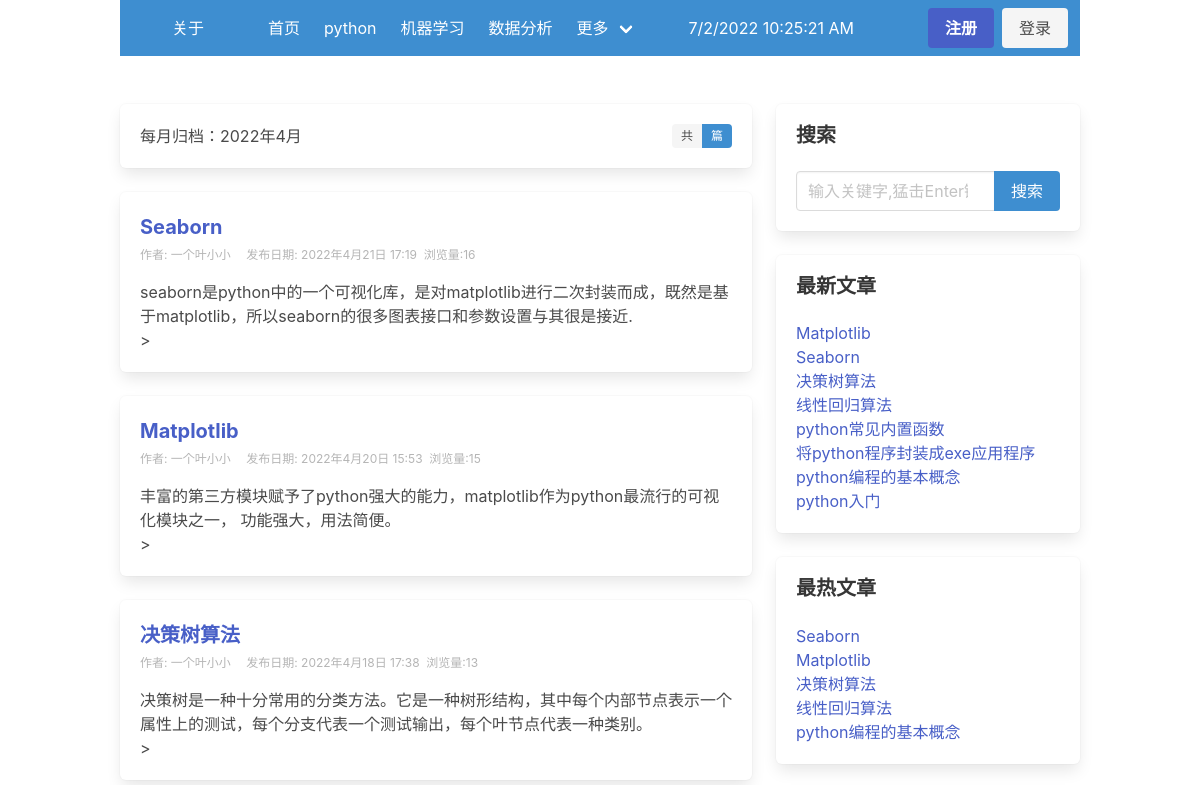
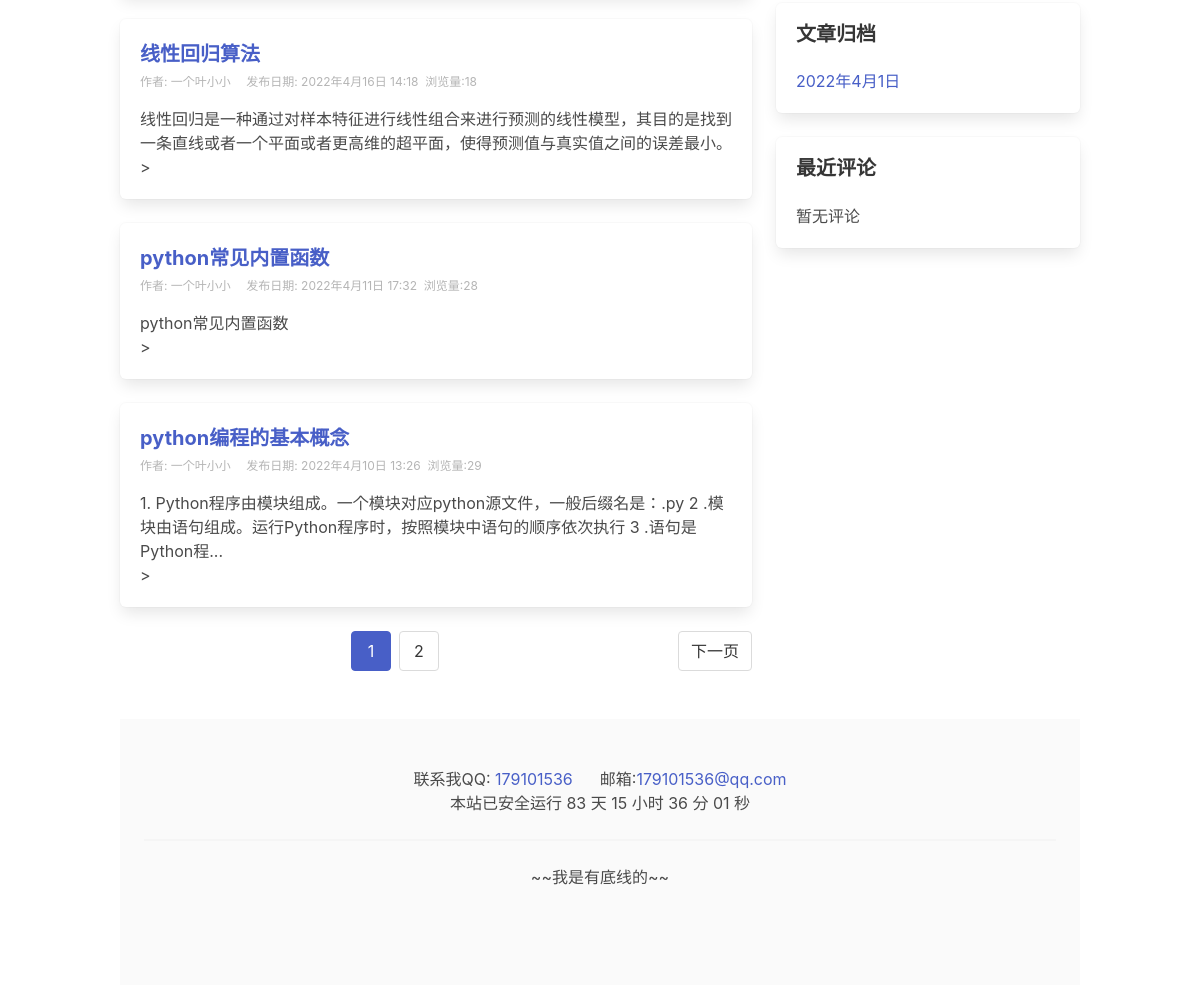
Page /archives/2022/4/ on the committed database (2 pictures, top to bottom).
### blog/models.py (models this page shows, shortened)
class Category(models.Model):
    name = models.CharField(max_length=32, verbose_name="分类名称")
    desc = models.TextField(max_length=200, blank=True, default='', verbose_name="分类描述")
    add_date = models.DateTimeField(auto_now_add=True, verbose_name="添加时间")
    pub_date = models.DateTimeField(auto_now=True, verbose_name="修改时间")
    class Meta:
        verbose_name = "博客分类"
        verbose_name_plural = verbose_name

class Post(models.Model):
    title = models.CharField(max_length=61, verbose_name="文章标题")
    desc = models.TextField(max_length=200, blank=True, default='', verbose_name="文章描述")
    category = models.ForeignKey(Category, on_delete=models.CASCADE, verbose_name="分类")
    content = models.TextField(verbose_name="文章详情")
    tags = models.ForeignKey(Tag, blank=True, null=True, on_delete=models.CASCADE, verbose_name="文章标签")
    is_hot = models.BooleanField(default=False, verbose_name="是否热门")   # 手动热门推荐
    pv = models.IntegerField(default=0,verbose_name="浏览量")  # 浏览量热门推荐
    owner = models.ForeignKey(User, on_delete=models.CASCADE, verbose_name="作者")
    add_date = models.DateTimeField(auto_now_add=True, verbose_name="添加时间")
    pub_date = models.DateTimeField(auto_now=True, verbose_name="修改时间")
    class Meta:
        verbose_name = "文章"
        verbose_name_plural = verbose_name
        ordering = ('-add_date',)

class SideBar(models.Model):
    STATUS = (
        (1, '隐藏'),
        (2, '展示')
    )
    DISPLAY_TYPE = (
        (1, '搜索'),
        (2, '最新文章'),
        (3, '最热文章'),
        (4, '最近评论'),
        (5, '文章归档'),
        (6, 'HTML')
    )
    title = models.CharField(max_length=50, verbose_name="模块名称")   # 模块的名称
    display_type = models.PositiveIntegerField(default=1, choices=DISPLAY_TYPE, verbose_name="展示类型")  # 侧边栏/搜索框/最新文章/热门文章/HTML自定义等
    content = models.CharField(max_length=500, blank=True, default='', verbose_name="内容",
                               help_text="如果设置的不是HTML类型，可为空")   # 这个字段专门给HTML用，其他类型可为空
    sort = models.PositiveIntegerField(default=1,  verbose_name="排序", help_text='序号越大越靠前')
    status = models.PositiveIntegerField(default=2, choices=STATUS, verbose_name="状态")   # 隐藏显示状态
    add_date = models.DateTimeField(auto_now_add=True, verbose_name="创建时间")  # 创建时间
    class Meta:
        verbose_name = "侧边栏"
        verbose_name_plural = verbose_name
        ordering = ['-sort']
    @classmethod   # 类方法装饰器， 变成这个类的方法可以调用
    def get_sidebar(cls):
        return cls.objects.filter(status=2)  # 查询到所有允许展示的模块
    @property   # 成为一个类属性 ，调用的时候不需要加（）， 是只读的用户没办法修改
    def get_content(self):
        if self.display_type == 1:  # 搜索框
            context = {
            }
            return render_to_string('blog/sidebar/search.html', context=context)
        elif self.display_type == 2:  # 最新文章
            context = {
            }
            return render_to_string('blog/sidebar/new_post.html', context=context)
        elif self.display_type == 3:  # 最热文章
            context = {
            }
            return render_to_string('blog/sidebar/hot_post.html', context=context)
        elif self.display_type == 4:  # 最近评论
            context = {
            }
            return render_to_string('blog/sidebar/comment.html', context=context)
        elif self.display_type == 5:   # 文章归档
            context = {
            }
            return render_to_string('blog/sidebar/archives.html', context=context)
        elif self.display_type == 6:   # 自定义侧边栏
            return self.content   # 在侧边栏直接渲染这里的HTML，模板中必须使用safe过滤器去渲染HTML

### blog/views.py (the view)
# urls.py: path('archives/<int:year>/<int:month>/', views.archives, name='archives'),
def archives(request, year, month):
    post_list = Post.objects.filter(add_date__year=year, add_date__month=month)
    paginator = Paginator(post_list, 6)  # 第二个参数6代表每页显示几个
    page_number = request.GET.get('page')
    page_obj = paginator.get_page(page_number)
    context = {'page_obj': page_obj, 'year': year, 'month': month}
    return render(request, 'blog/archives_list.html', context )

### blog/templatetags/category.py (called while the page is built)
@register.simple_tag
def get_category_list():
    return Category.objects.all()

@register.simple_tag
def get_sidebar_list():
    return SideBar.get_sidebar()

@register.simple_tag
def get_new_post():
    return Post.objects.order_by('-pub_date')[:8]

@register.simple_tag
def get_hot_post():
    return Post.objects.filter(is_hot=True)[:8]

@register.simple_tag
def get_hot_pv_post():
    return Post.objects.order_by('-pv')[:8]

@register.simple_tag
def get_archives():
    return Post.objects.dates('add_date', 'month', order='DESC')[:8]

### blog/templates/blog/archives_list.html (shortened to what this page needs)
{% extends 'blog/base.html' %}
{% block archives %}
    <div class="box">
        每月归档：{{ year }}年{{ month }}月
        <div class="tags has-addons is-pulled-right">
          <span class="tag">共</span>
          <span class="tag is-info">{{ post_list.count }} 篇</span>
        </div>
    </div>
{% endblock  %}

### blog/templates/blog/base.html (shortened to what this page needs)
<!DOCTYPE html>
{% load static category %}
<html lang="en">
<head>
  <link rel="stylesheet" href="https://cdn.jsdelivr.net/npm/bulma@0.9.3/css/bulma.min.css">
</head>
<body>
  <nav class="navbar is-info container" role="navigation" aria-label="main navigation">
    <div class="navbar-brand">
      <a class="navbar-item" href="{% url 'blog:author' %}" target="_blank">
        <span style="width: 112px; height: 28px; padding-left: 40px; padding-top: 2px;">
          关于
        </span>
      </a>
    </div>
    <div id="navbarBasicExample" class="navbar-menu">
      <div class="navbar-start">
        {% block navbar-start %}
        <a class="navbar-item" href="/">
          首页
        </a>
        {% get_category_list as category_list %}
        {% for category in category_list %}
        <a class="navbar-item" href="{% url 'blog:category_list' category.id %}">
          {{ category.name }}
        </a>
        {% endfor %}
        <div class="navbar-item has-dropdown is-hoverable">
              <a class="navbar-link">
                更多
              </a>
            </div>
        <div class="navbar-item has-dropdown is-hoverable">
          <span id="time" style="padding-top: 16px; margin-left: 40px;"></span>
        </div>
        {% endblock %}
      </div>
      <div class="navbar-end">
        {% block navbar-end %}
        <div class="navbar-item">
          {% if user.is_authenticated %}
          <div class="buttons">
	          <a class="button is-link" href="{% url 'users:user_profile' %}" target="_blank">
		          <strong> {{ request.user.username }}</strong>
	          </a>
	          <a href="{% url 'users:logout_view' %}" class="button is-link">退出</a>
          </div>
          {% else %}
          <div class="buttons">
            <a class="button is-link" href="{% url 'users:register' %}" target="_blank">
              <strong>注册</strong>
            </a>
            <a class="button is-light" href="{% url 'users:login' %}" target="_blank">
              登录
            </a>
          </div>
          {% endif %}
        </div>
        {% endblock %}
      </div>
    </div>
  </nav>
  <section class="section">
    <div class="container">
      <div class="columns">
        <div class="column is-8">
          {% block section %}
          {% block archives %}{% endblock %}
          {% if page_obj %}
          {% for post in page_obj %}
          <div class="box">
            <h1 class="is-size-5 has-text-weight-bold">
              <a href="{% url 'blog:post_detail' post.id %}">{{ post.title }}</a>
            </h1>
            <div class="is-size-7 has-text-grey-light pt-1 pb-1">
              <span class="mr-3">作者: {{ post.owner }}</span> <span>发布日期: {{ post.add_date }}</span>&nbsp;&nbsp;<span>浏览量:{{ post.pv }}</span>
            </div>
            <p class="mt-3">{{ post.desc|truncatechars:100 }}</p>
            >
          </div>
          {% endfor %}
          {% else %}
          <class class="box">
            <p class="has-text-danger">文章不存在！</p>
          </class>
          {% endif %}
          {% if page_obj %}
          <nav class="pagination is-centered" role="navigation" aria-label="pagination">
          {% if page_obj.has_next %}
          <a class="pagination-next" href="?page={{ page_obj.next_page_number }}">下一页</a>
          {% endif %}
          <ul class="pagination-list">
            <li><a class="pagination-link is-current" aria-label="Page {{ page_obj.number }}" aria-current="page" href='?page={{ page_obj.number }}'>{{ page_obj.number }}</a></li>
          {% if page_obj.has_next %}
            <li><a class="pagination-link" href="?page={{ page_obj.next_page_number }}" aria-label="Goto page {{ page_obj.next_page_number }}">{{ page_obj.next_page_number }}</a></li>
          {% endif %}
          </ul>
          </nav>
          {% endif %}
          {% endblock %}
        </div>
        <div class="column is-4">
          {% block right %}
          {% get_sidebar_list as sidebar_list %}
          {% for sidebar in sidebar_list %}
              <div class="box">
                  <h1 class=" is-size-5 title">{{ sidebar.title }}</h1>
                  <p>{{ sidebar.get_content|safe }}</p>
              </div>
          {% endfor %}
          {% endblock %}
        </div>
      </div>
    </div>
  </section>
  {% block footer %}
  <footer class="footer container">
    <div class="has-text-centered">
      <span>
        联系我QQ:
        <a target="_blank" href="http://wpa.qq.com/msgrd?v=3&uin=179101536&site=qq&menu=yes">
	179101536
        </a>&nbsp;&nbsp;&nbsp;&nbsp;
        邮箱:<a href="mailto:aaa@5icool.org">179101536@qq.com</a>
      </span><br>
      <span id="timeDate">载入天数...</span>
      <span id="times">载入时分秒...</span><hr>
      ~~我是有底线的~~
    </div>
  </footer>
  {% endblock %}
</body>
</html>

### blog/templates/blog/sidebar/search.html (shortened to what this page needs)
<form action="{% url 'blog:search' %}" method="get">
    <div class="field has-addons">
        <div class="control is-expanded">
            <input type="search" class="input" name="keyword" placeholder="输入关键字,猛击Enter键!" value="{{ keyword }}">
        </div>
        <div class="control">
          <input  class="button is-info" type="submit" value="搜索">
        </div>
      </div>
</form>

### blog/templates/blog/sidebar/new_post.html
{% load category %}
{% get_new_post as post_list %}
{% for post in post_list %}
    <ul>
        <li><a href="{% url 'blog:post_detail' post.id %}">{{ post.title }}</a></li>
    </ul>
{% endfor %}

### blog/templates/blog/sidebar/hot_post.html (shortened to what this page needs)
{% load category %}
{% get_hot_post as post_list %}
{% for post in post_list %}
    <ul>
        <li><a href="{% url 'blog:post_detail' post.id %}">{{ post.title }}</a></li>
    </ul>
{% endfor %}
<!-- {% load category %}
{% get_hot_pv_post as post_list %}

### blog/templates/blog/sidebar/archives.html
{% load category %}
{% get_archives as archives_list %}
{% for archive in archives_list %}
<ul>
    <li><a href="{% url 'blog:archives' archive.year archive.month %}">{{ archive }}</a> </li>
</ul>
{% endfor %}

### blog/templates/blog/sidebar/comment.html
暂无评论

### rows in the picture
Category: name "python"
Category: name "机器学习"
Category: name "数据分析"
Post: title "Seaborn", owner "一个叶小小", add_date "2022年4月21日 17:19", pv "16", desc "seaborn是python中的一个可视化库，是对matplotlib进行二次封装而成，既然是基于matplotlib，所以seaborn的很多图表接口和参数设置与其很是接近."
Post: title "Matplotlib", owner "一个叶小小", add_date "2022年4月20日 15:53", pv "15", desc "丰富的第三方模块赋予了python强大的能力，matplotlib作为python最流行的可视化模块之一， 功能强大，用法简便。"
Post: title "决策树算法", owner "一个叶小小", add_date "2022年4月18日 17:38", pv "13", desc "决策树是一种十分常用的分类方法。它是一种树形结构，其中每个内部节点表示一个属性上的测试，每个分支代表一个测试输出，每个叶节点代表一种类别。"
Post: title "线性回归算法", owner "一个叶小小", add_date "2022年4月16日 14:18", pv "18", desc "线性回归是一种通过对样本特征进行线性组合来进行预测的线性模型，其目的是找到一条直线或者一个平面或者更高维的超平面，使得预测值与真实值之间的误差最小。"
Post: title "python常见内置函数", owner "一个叶小小", add_date "2022年4月11日 17:32", pv "28", desc "python常见内置函数"
Post: title "python编程的基本概念", owner "一个叶小小", add_date "2022年4月10日 13:26", pv "29", desc "1. Python程序由模块组成。一个模块对应python源文件，一般后缀名是：.py 2 .模块由语句组成。运行Python程序时，按照模块中语句的顺序依次执行 3 .语句是Python程..."
SideBar: title "搜索"
SideBar: title "最新文章"
Post: title "将python程序封装成exe应用程序"
Post: title "python入门"
SideBar: title "最热文章"
SideBar: title "文章归档", archives_list "2022年4月1日"
SideBar: title "最近评论"

### other values in the picture
{{ year }} "2022"
{{ month }} "4"
{{ page_obj.number }} "1"
{{ page_obj.next_page_number }} "2"
